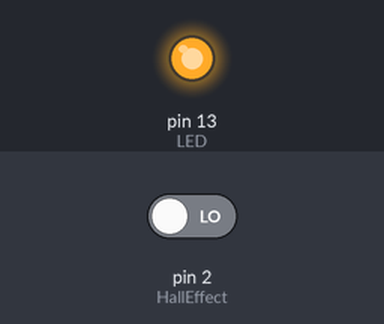
The sketch below on a simulated Arduino Uno, built with avr-gcc and run on an emulated ATmega328P. Parts: output pins drawn as LEDs (lit = HIGH). Inputs (shaded band) come from the test bench; at power-on: pin 2 (HallEffect) LOW.

Above: at 1.2 s.
1.3 s: pin 2 (HallEffect) driven HIGH
At 2.3 s:
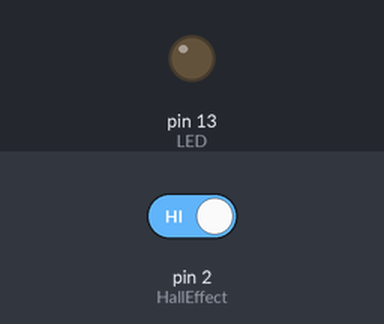
2.8 s: pin 2 (HallEffect) driven LOW
At 3.4 s:
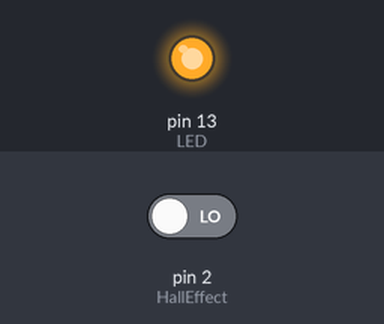
Timing chart, 0 to 5.8 s (numbered marks = the images above; inputs shaded):
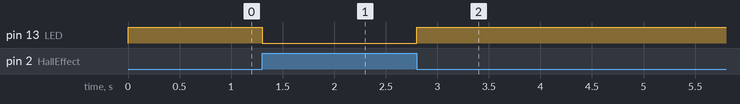

Measured:
- after the input at 1.3 s, pin 13 (LED): HIGH → LOW at once
- after the input at 2.8 s, pin 13 (LED): LOW → HIGH at once

The sketch:

led_hall_effect.ino
```cpp
/*
Code for Hall Effect Sensor
*/

const int LED=13;      //The LED is connected to pin 9
const int HallEffect=2;      //The Button is connected to pin 2

void setup()
{
  pinMode (LED, OUTPUT);     //Set the LED pin as an output
  pinMode (HallEffect, INPUT);   //Set button as input (not required)
}

void loop()
{
  if (digitalRead(HallEffect) == HIGH)
  {
    digitalWrite(LED, LOW);
  }
  else
  {
    digitalWrite(LED, HIGH);
  }
}
```
